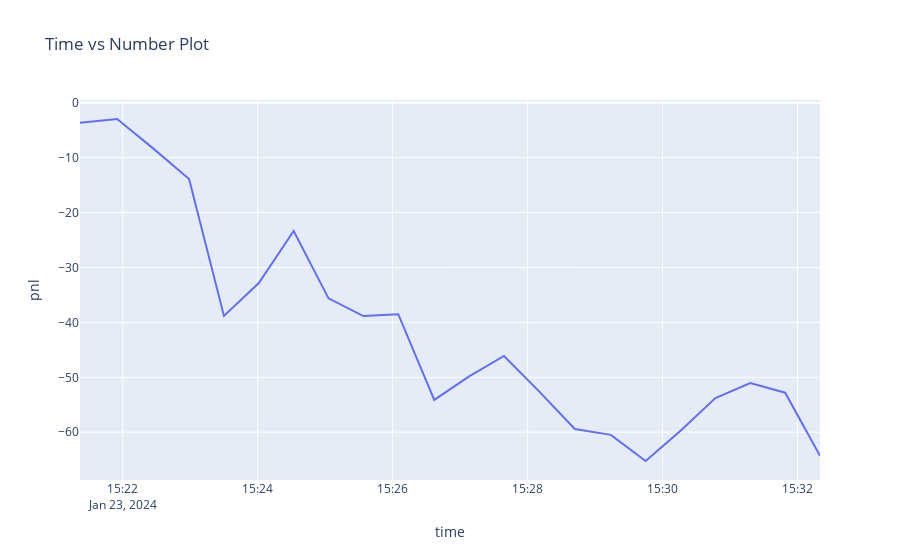

Source (notebook cell):
### Code cell
# Create the plot
fig = px.line(data, x='time', y='pnl', title='Time vs Number Plot')

# Show the plot
fig.show()

### Figure 1 — Plotly figure (JSON) as saved in the notebook; plotly's stock layout.template omitted (floating-point values rounded to 4 significant figures)
{"data": [{"hovertemplate": "time=%{x}<br>pnl=%{y}<extra></extra>", "legendgroup": "", "line": {"color": "#636efa", "dash": "solid"}, "marker": {"symbol": "circle"}, "mode": "lines", "name": "", "orientation": "v", "showlegend": false, "type": "scatter", "x": ["2024-01-23T15:21:22", "2024-01-23T15:21:55", "2024-01-23T15:22:27", "2024-01-23T15:22:59", "2024-01-23T15:23:30", "2024-01-23T15:24:01", "2024-01-23T15:24:32", "2024-01-23T15:25:03", "2024-01-23T15:25:34", "2024-01-23T15:26:05", "2024-01-23T15:26:37", "2024-01-23T15:27:08", "2024-01-23T15:27:39", "2024-01-23T15:28:10", "2024-01-23T15:28:42", "2024-01-23T15:29:14", "2024-01-23T15:29:45", "2024-01-23T15:30:16", "2024-01-23T15:30:47", "2024-01-23T15:31:18", "2024-01-23T15:31:49", "2024-01-23T15:32:20"], "xaxis": "x", "y": [-3.62, -2.95, -8.3, -13.87, -38.81, -32.83, -23.35, -35.62, -38.84, -38.5, -54.11, -49.84, -46.11, -52.51, -59.42, -60.48, -65.24, -59.72, -53.79, -51.05, -52.8, -64.29], "yaxis": "y"}], "layout": {"legend": {"tracegroupgap": 0}, "title": {"text": "Time vs Number Plot"}, "xaxis": {"anchor": "y", "domain": [0, 1], "title": {"text": "time"}}, "yaxis": {"anchor": "x", "domain": [0, 1], "title": {"text": "pnl"}}}}
